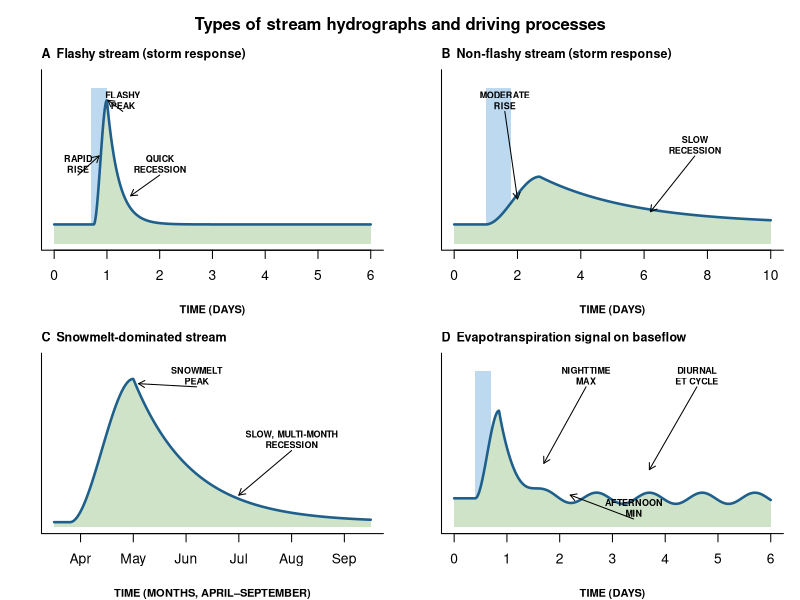

Source code (R):
# Types of stream hydrographs and driving processes (Figure 2.3)
# Chapter 2 draft; author code (comment in Chapter 2 docx, truncated at Word's 2048-character comment limit) completed from the figure image in the draft
# Run: Rscript hydrograph_types.R -> figure_r.png (base R, no packages)
rise_fall <- function(t, t0, tp, peak, rec, base) {
  q <- rep(base, length(t))
  up <- t >= t0 & t < tp; s <- (t[up] - t0) / (tp - t0); q[up] <- base + peak * (3 * s^2 - 2 * s^3)
  dn <- t >= tp; q[dn] <- base + peak * exp(-(t[dn] - tp) / rec); q
}
t1 <- seq(0, 6, length.out = 1500);   q1 <- rise_fall(t1, 0.75, 1.0, 0.78, 0.22, 0.12)
t2 <- seq(0, 10, length.out = 1500);  q2 <- rise_fall(t2, 1.0, 2.7, 0.30, 3.0, 0.12)
t3 <- seq(0.5, 6.5, length.out = 1500); q3 <- rise_fall(t3, 0.8, 2.0, 0.90, 1.1, 0.03)
t4 <- seq(0, 6, length.out = 3000);   q4 <- rise_fall(t4, 0.4, 0.85, 0.55, 0.28, 0.18)
q4 <- q4 + 0.035 * sin(2 * pi * (t4 - 0.45)) * (1 - exp(-pmax(t4 - 0.85, 0) / 0.4)) * (t4 > 0.85)

png("figure_r.png", width = 1650, height = 960, res = 150)
par(mfrow = c(2, 2), mar = c(4, 2.5, 2.2, 1), oma = c(0, 0, 2, 0))
panel <- function(t, q, title, xlim, xlab, ylab, rain, ticks, labs, ann) {
  plot(NA, xlim = xlim, ylim = c(0, 1.05), xaxt = "n", yaxt = "n", xlab = toupper(xlab), ylab = toupper(ylab), bty = "l", font.lab = 2, cex.lab = 0.8)
  if (!is.null(rain)) rect(rain[1], 0, rain[2], 0.98, col = "#bcd9ef", border = NA)
  polygon(c(t, rev(t)), c(q, rep(0, length(q))), col = "#cfe3c8", border = NA); lines(t, q, col = "#1f5f8b", lwd = 2.5)
  if (is.null(ticks)) axis(1) else axis(1, at = ticks, labels = labs)
  mtext(title, side = 3, adj = 0, font = 2, cex = 0.75, line = 0.5)
  for (a in ann) { text(a[[2]], a[[3]], a[[1]], font = 2, cex = 0.65); arrows(a[[2]], a[[3]] - 0.07, a[[4]], a[[5]], length = 0.07) }
}
panel(t1, q1, "A  Flashy stream (storm response)", c(0, 6), "Time (days)", "Flow (e.g., m³/s)", c(0.7, 1.0), NULL, NULL, list(list("FLASHY\nPEAK", 1.3, 0.9, 1.02, 0.9), list("RAPID\nRISE", 0.45, 0.5, 0.85, 0.55), list("QUICK\nRECESSION", 2.0, 0.5, 1.45, 0.3)))
panel(t2, q2, "B  Non-flashy stream (storm response)", c(0, 10), "Time (days)", "Flow", c(1.0, 1.8), NULL, NULL, list(list("MODERATE\nRISE", 1.6, 0.9, 2.0, 0.28), list("SLOW\nRECESSION", 7.6, 0.62, 6.2, 0.2)))
panel(t3, q3, "C  Snowmelt-dominated stream", c(0.5, 6.5), "Time (months, April–September)", "Flow", NULL, c(1,2,3,4,5,6), c("Apr","May","Jun","Jul","Aug","Sep"), list(list("SNOWMELT\nPEAK", 3.2, 0.95, 2.1, 0.9), list("SLOW, MULTI-MONTH\nRECESSION", 5.0, 0.55, 4.0, 0.2)))
panel(t4, q4, "D  Evapotranspiration signal on baseflow", c(0, 6), "Time (days)", "Flow", c(0.4, 0.7), NULL, NULL, list(list("NIGHTTIME\nMAX", 2.5, 0.95, 1.7, 0.4), list("AFTERNOON\nMIN", 3.4, 0.12, 2.2, 0.2), list("DIURNAL\nET CYCLE", 4.6, 0.95, 3.7, 0.36)))
mtext("Types of stream hydrographs and driving processes", outer = TRUE, font = 2, cex = 1)
invisible(dev.off())
